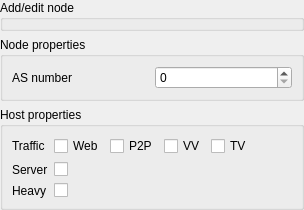
               <widget class="QWidget" name="pageAddEditNode">
                <property name="sizePolicy">
                 <sizepolicy hsizetype="Preferred" vsizetype="Preferred">
                  <horstretch>0</horstretch>
                  <verstretch>0</verstretch>
                 </sizepolicy>
                </property>
                <layout class="QVBoxLayout" name="verticalLayout_10">
                 <property name="leftMargin">
                  <number>0</number>
                 </property>
                 <property name="topMargin">
                  <number>0</number>
                 </property>
                 <property name="rightMargin">
                  <number>0</number>
                 </property>
                 <property name="bottomMargin">
                  <number>0</number>
                 </property>
                 <item>
                  <widget class="QGroupBox" name="groupBox_2">
                   <property name="sizePolicy">
                    <sizepolicy hsizetype="Preferred" vsizetype="Maximum">
                     <horstretch>0</horstretch>
                     <verstretch>0</verstretch>
                    </sizepolicy>
                   </property>
                   <property name="title">
                    <string>Add/edit node</string>
                   </property>
                   <widget class="QLabel" name="label_3">
                    <property name="geometry">
                     <rect>
                      <x>17</x>
                      <y>25</y>
                      <width>312</width>
                      <height>46</height>
                     </rect>
                    </property>
                    <property name="text">
                     <string>Click on the drawing area to add a node to the topology. Make sure you set the correct AS number first.</string>
                    </property>
                    <property name="alignment">
                     <set>Qt::AlignJustify|Qt::AlignVCenter</set>
                    </property>
                    <property name="wordWrap">
                     <bool>true</bool>
                    </property>
                   </widget>
                  </widget>
                 </item>
                 <item>
                  <widget class="QGroupBox" name="boxNodeProperties">
                   <property name="sizePolicy">
                    <sizepolicy hsizetype="Preferred" vsizetype="Preferred">
                     <horstretch>0</horstretch>
                     <verstretch>0</verstretch>
                    </sizepolicy>
                   </property>
                   <property name="title">
                    <string>Node properties</string>
                   </property>
                   <layout class="QVBoxLayout" name="verticalLayout_8">
                    <item>
                     <layout class="QGridLayout" name="gridLayout_3">
                      <item row="1" column="0">
                       <widget class="QLabel" name="label_15">
                        <property name="sizePolicy">
                         <sizepolicy hsizetype="Preferred" vsizetype="Preferred">
                          <horstretch>0</horstretch>
                          <verstretch>0</verstretch>
                         </sizepolicy>
                        </property>
                        <property name="text">
                         <string>AS number</string>
                        </property>
                       </widget>
                      </item>
                      <item row="1" column="1">
                       <widget class="QSpinBox" name="spinASNumber">
                        <property name="sizePolicy">
                         <sizepolicy hsizetype="Preferred" vsizetype="Fixed">
                          <horstretch>0</horstretch>
                          <verstretch>0</verstretch>
                         </sizepolicy>
                        </property>
                        <property name="minimum">
                         <number>0</number>
                        </property>
                        <property name="maximum">
                         <number>99999</number>
                        </property>
                        <property name="value">
                         <number>0</number>
                        </property>
                       </widget>
                      </item>
                     </layout>
                    </item>
                   </layout>
                  </widget>
                 </item>
                 <item>
                  <widget class="QGroupBox" name="boxHostProperties">
                   <property name="sizePolicy">
                    <sizepolicy hsizetype="Preferred" vsizetype="Maximum">
                     <horstretch>0</horstretch>
                     <verstretch>0</verstretch>
                    </sizepolicy>
                   </property>
                   <property name="title">
                    <string>Host properties</string>
                   </property>
                   <layout class="QGridLayout" name="gridLayout_8">
                    <item row="0" column="0">
                     <widget class="QLabel" name="label_32">
                      <property name="text">
                       <string>Traffic</string>
                      </property>
                     </widget>
                    </item>
                    <item row="0" column="2">
                     <widget class="QWidget" name="widget_3" native="true">
                      <layout class="QHBoxLayout" name="horizontalLayout_4">
                       <property name="leftMargin">
                        <number>0</number>
                       </property>
                       <property name="topMargin">
                        <number>0</number>
                       </property>
                       <property name="rightMargin">
                        <number>0</number>
                       </property>
                       <property name="bottomMargin">
                        <number>0</number>
                       </property>
                       <item>
                        <widget class="QCheckBox" name="checkHostWeb">
                         <property name="text">
                          <string>Web</string>
                         </property>
                        </widget>
                       </item>
                       <item>
                        <widget class="QCheckBox" name="checkHostP2P">
                         <property name="text">
                          <string>P2P</string>
                         </property>
                        </widget>
                       </item>
                       <item>
                        <widget class="QCheckBox" name="checkHostVoiceVideo">
                         <property name="text">
                          <string>VV</string>
                         </property>
                        </widget>
                       </item>
                       <item>
                        <widget class="QCheckBox" name="checkHostTv">
                         <property name="text">
                          <string>TV</string>
                         </property>
                        </widget>
                       </item>
                       <item>
                        <spacer name="horizontalSpacer">
                         <property name="orientation">
                          <enum>Qt::Horizontal</enum>
                         </property>
                         <property name="sizeHint" stdset="0">
                          <size>
                           <width>40</width>
                           <height>20</height>
                          </size>
                         </property>
                        </spacer>
                       </item>
                      </layout>
                     </widget>
                    </item>
                    <item row="1" column="0">
                     <widget class="QLabel" name="label_33">
                      <property name="text">
                       <string>Server</string>
                      </property>
                     </widget>
                    </item>
                    <item row="1" column="2">
                     <widget class="QCheckBox" name="checkHostServer">
                      <property name="text">
                       <string/>
                      </property>
                     </widget>
                    </item>
                    <item row="2" column="0">
                     <widget class="QLabel" name="label_35">
                      <property name="text">
                       <string>Heavy</string>
                      </property>
                     </widget>
                    </item>
                    <item row="2" column="2">
                     <widget class="QCheckBox" name="checkHostHeavy">
                      <property name="text">
                       <string/>
                      </property>
                     </widget>
                    </item>
                   </layout>
                  </widget>
                 </item>
                </layout>
               </widget>
